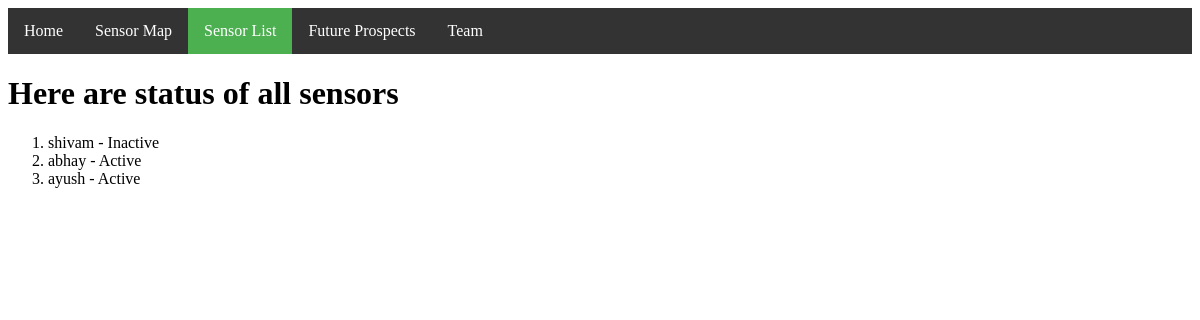
Page /list_sensors/ on the earlier database version.
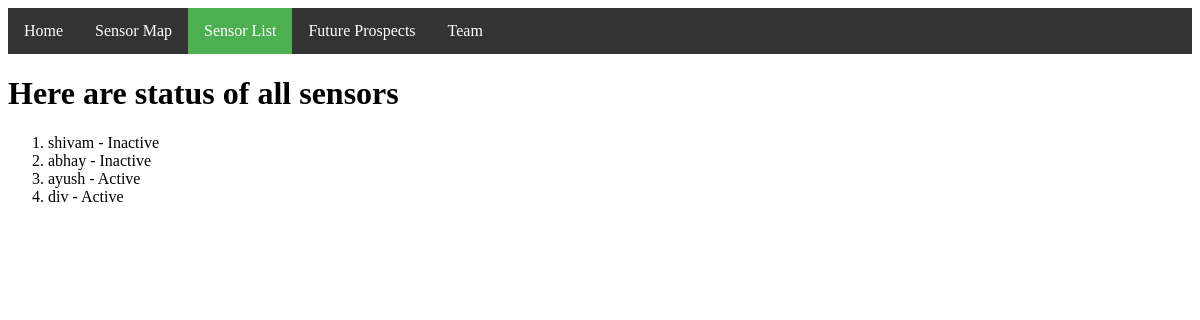
Same page on the later database version.
### noise/models.py (models this page shows, shortened)
class Sensor(models.Model):
    position = models.IntegerField()
    name = models.CharField(max_length=20)
    latitude = models.FloatField()
    longitude = models.FloatField()
    noise = models.IntegerField()

### noise/views.py (the view)
# urls.py: url(r'^list_sensors/$',views.index,name='index'),
def index(request):
    all_sensors = Sensor.objects.all()
    context = {'all_sensors':all_sensors}
    return render(request,'noise/index.html',context)

### noise/templates/noise/index.html (shortened to what this page needs)
{% load humanize %}
<!DOCTYPE html>
<html lang="en">
<head>
</head>
<body>
<ul>
  <li><a href="/">Home</a></li>
  <li><a href="/map_sensors/">Sensor Map</a></li>
  <li><a class="active" href="/list_sensors/">Sensor List</a></li>
  <li><a href="/future">Future Prospects</a></li>
  <li><a href="/team">Team</a></li>
</ul>
<h1>Here are status of all sensors</h1>
{% if all_sensors %}
<ol>
    {% for sensor in all_sensors %}
    <li>{{ sensor.name }} - {% if sensor.noise %} Active {% else %} Inactive {% endif %}</li><br>
    {% endfor %}
</ol>
{% else %}
    <h2>No sensors in the mesh network</h2>
{% endif %}
</body>
</html>

### noise/templates/noise/index.html (style rules this page uses)
ul { list-style-type: none; margin: 0; padding: 0; overflow: hidden; background-color: #333; }
li { float: left; }
li a { display: block; color: white; text-align: center; padding: 14px 16px; text-decoration: none; }
.active { background-color: #4CAF50; }

Differences in the rows shown:
changed Sensor "abhay": noise "Active" → "Inactive"
added Sensor: name "div", noise "Active"
